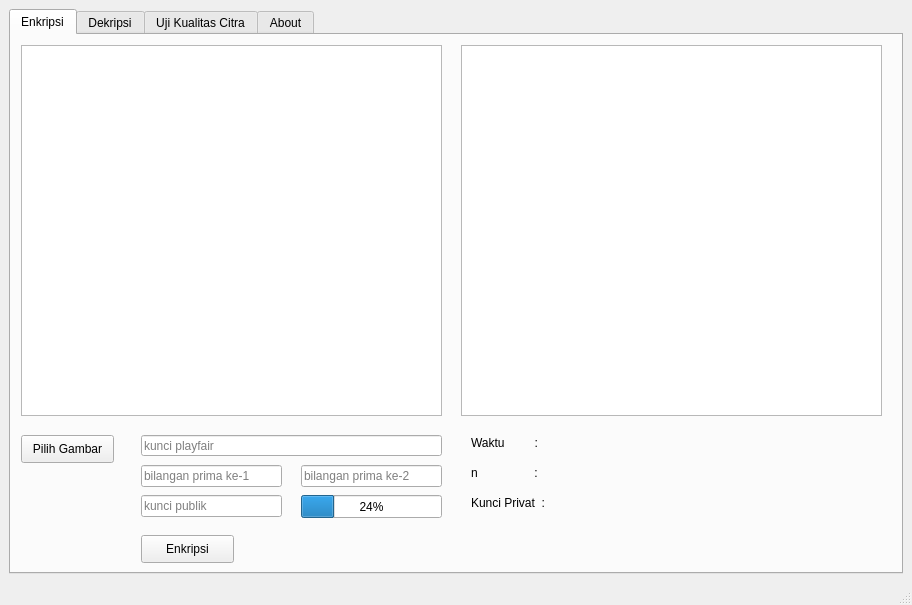
<?xml version="1.0" encoding="UTF-8"?>
<ui version="4.0">
 <class>MainWindow</class>
 <widget class="QMainWindow" name="MainWindow">
  <property name="geometry">
   <rect>
    <x>0</x>
    <y>0</y>
    <width>912</width>
    <height>605</height>
   </rect>
  </property>
  <property name="windowTitle">
   <string>MainWindow</string>
  </property>
  <widget class="QWidget" name="centralwidget">
   <layout class="QGridLayout" name="gridLayout">
    <item row="0" column="0">
     <widget class="QTabWidget" name="tabWidget">
      <property name="palette">
       <palette>
        <active>
         <colorrole role="Link">
          <brush brushstyle="SolidPattern">
           <color alpha="255">
            <red>255</red>
            <green>255</green>
            <blue>0</blue>
           </color>
          </brush>
         </colorrole>
        </active>
        <inactive>
         <colorrole role="Link">
          <brush brushstyle="SolidPattern">
           <color alpha="255">
            <red>0</red>
            <green>0</green>
            <blue>255</blue>
           </color>
          </brush>
         </colorrole>
        </inactive>
        <disabled>
         <colorrole role="Link">
          <brush brushstyle="SolidPattern">
           <color alpha="255">
            <red>0</red>
            <green>0</green>
            <blue>255</blue>
           </color>
          </brush>
         </colorrole>
        </disabled>
       </palette>
      </property>
      <property name="currentIndex">
       <number>0</number>
      </property>
      <widget class="QWidget" name="tab_2">
       <attribute name="title">
        <string>Enkripsi</string>
       </attribute>
       <widget class="QGraphicsView" name="encGraphicsView">
        <property name="geometry">
         <rect>
          <x>10</x>
          <y>10</y>
          <width>421</width>
          <height>371</height>
         </rect>
        </property>
       </widget>
       <widget class="QGraphicsView" name="encGraphicsView2">
        <property name="geometry">
         <rect>
          <x>450</x>
          <y>10</y>
          <width>421</width>
          <height>371</height>
         </rect>
        </property>
       </widget>
       <widget class="QPushButton" name="encOpenBtn">
        <property name="geometry">
         <rect>
          <x>10</x>
          <y>400</y>
          <width>93</width>
          <height>28</height>
         </rect>
        </property>
        <property name="text">
         <string>Pilih Gambar</string>
        </property>
       </widget>
       <widget class="QLineEdit" name="encKeyPlayfair">
        <property name="geometry">
         <rect>
          <x>130</x>
          <y>400</y>
          <width>301</width>
          <height>21</height>
         </rect>
        </property>
        <property name="placeholderText">
         <string>kunci playfair</string>
        </property>
       </widget>
       <widget class="QLineEdit" name="encPrimeLE1">
        <property name="geometry">
         <rect>
          <x>130</x>
          <y>430</y>
          <width>141</width>
          <height>22</height>
         </rect>
        </property>
        <property name="placeholderText">
         <string>bilangan prima ke-1</string>
        </property>
       </widget>
       <widget class="QLineEdit" name="encPrimeLE2">
        <property name="geometry">
         <rect>
          <x>290</x>
          <y>430</y>
          <width>141</width>
          <height>22</height>
         </rect>
        </property>
        <property name="placeholderText">
         <string>bilangan prima ke-2</string>
        </property>
       </widget>
       <widget class="QLabel" name="label">
        <property name="geometry">
         <rect>
          <x>460</x>
          <y>400</y>
          <width>81</width>
          <height>16</height>
         </rect>
        </property>
        <property name="text">
         <string>Waktu         :</string>
        </property>
       </widget>
       <widget class="QLineEdit" name="encKeyPublic">
        <property name="geometry">
         <rect>
          <x>130</x>
          <y>460</y>
          <width>141</width>
          <height>22</height>
         </rect>
        </property>
        <property name="placeholderText">
         <string>kunci publik</string>
        </property>
       </widget>
       <widget class="QLabel" name="label_2">
        <property name="geometry">
         <rect>
          <x>460</x>
          <y>430</y>
          <width>81</width>
          <height>16</height>
         </rect>
        </property>
        <property name="text">
         <string>n                 :</string>
        </property>
       </widget>
       <widget class="QLabel" name="label_3">
        <property name="geometry">
         <rect>
          <x>460</x>
          <y>460</y>
          <width>91</width>
          <height>16</height>
         </rect>
        </property>
        <property name="text">
         <string>Kunci Privat  :</string>
        </property>
       </widget>
       <widget class="QProgressBar" name="progressBar">
        <property name="geometry">
         <rect>
          <x>290</x>
          <y>460</y>
          <width>141</width>
          <height>23</height>
         </rect>
        </property>
        <property name="value">
         <number>24</number>
        </property>
       </widget>
       <widget class="QPushButton" name="encBtn">
        <property name="geometry">
         <rect>
          <x>130</x>
          <y>500</y>
          <width>93</width>
          <height>28</height>
         </rect>
        </property>
        <property name="text">
         <string>Enkripsi</string>
        </property>
       </widget>
       <widget class="QLabel" name="encTimeLbl">
        <property name="geometry">
         <rect>
          <x>550</x>
          <y>400</y>
          <width>141</width>
          <height>16</height>
         </rect>
        </property>
        <property name="text">
         <string/>
        </property>
       </widget>
       <widget class="QLabel" name="nLbl">
        <property name="geometry">
         <rect>
          <x>550</x>
          <y>430</y>
          <width>141</width>
          <height>16</height>
         </rect>
        </property>
        <property name="text">
         <string/>
        </property>
       </widget>
       <widget class="QLabel" name="encPrivatLbl">
        <property name="geometry">
         <rect>
          <x>550</x>
          <y>460</y>
          <width>141</width>
          <height>16</height>
         </rect>
        </property>
        <property name="text">
         <string/>
        </property>
       </widget>
      </widget>
      <widget class="QWidget" name="tab_3">
       <attribute name="title">
        <string>Dekripsi</string>
       </attribute>
       <widget class="QGraphicsView" name="decGraphicsView">
        <property name="geometry">
         <rect>
          <x>10</x>
          <y>10</y>
          <width>421</width>
          <height>371</height>
         </rect>
        </property>
       </widget>
       <widget class="QGraphicsView" name="decGraphicsView2">
        <property name="geometry">
         <rect>
          <x>450</x>
          <y>10</y>
          <width>421</width>
          <height>371</height>
         </rect>
        </property>
       </widget>
       <widget class="QPushButton" name="decOpenBtn">
        <property name="geometry">
         <rect>
          <x>10</x>
          <y>400</y>
          <width>93</width>
          <height>28</height>
         </rect>
        </property>
        <property name="text">
         <string>pilih gambar</string>
        </property>
       </widget>
       <widget class="QLineEdit" name="decKeyPlayfair">
        <property name="geometry">
         <rect>
          <x>130</x>
          <y>400</y>
          <width>301</width>
          <height>21</height>
         </rect>
        </property>
        <property name="placeholderText">
         <string>kunci playfair</string>
        </property>
       </widget>
       <widget class="QLineEdit" name="decNLE">
        <property name="geometry">
         <rect>
          <x>130</x>
          <y>430</y>
          <width>141</width>
          <height>22</height>
         </rect>
        </property>
        <property name="text">
         <string/>
        </property>
        <property name="placeholderText">
         <string>nilai n</string>
        </property>
       </widget>
       <widget class="QLineEdit" name="decPrivateLE">
        <property name="geometry">
         <rect>
          <x>290</x>
          <y>430</y>
          <width>141</width>
          <height>22</height>
         </rect>
        </property>
        <property name="placeholderText">
         <string>knci private</string>
        </property>
       </widget>
       <widget class="QPushButton" name="decBtn">
        <property name="geometry">
         <rect>
          <x>130</x>
          <y>460</y>
          <width>93</width>
          <height>28</height>
         </rect>
        </property>
        <property name="text">
         <string>Dekripsi</string>
        </property>
       </widget>
       <widget class="QProgressBar" name="progressBar_2">
        <property name="geometry">
         <rect>
          <x>290</x>
          <y>460</y>
          <width>141</width>
          <height>23</height>
         </rect>
        </property>
        <property name="value">
         <number>24</number>
        </property>
       </widget>
       <widget class="QLabel" name="label_5">
        <property name="geometry">
         <rect>
          <x>460</x>
          <y>400</y>
          <width>81</width>
          <height>16</height>
         </rect>
        </property>
        <property name="text">
         <string>Waktu          :</string>
        </property>
       </widget>
       <widget class="QLabel" name="decTimeLbl">
        <property name="geometry">
         <rect>
          <x>550</x>
          <y>400</y>
          <width>47</width>
          <height>13</height>
         </rect>
        </property>
        <property name="text">
         <string/>
        </property>
       </widget>
      </widget>
      <widget class="QWidget" name="tab_4">
       <attribute name="title">
        <string>Uji Kualitas Citra</string>
       </attribute>
       <widget class="QGraphicsView" name="ujiGraphicsView">
        <property name="geometry">
         <rect>
          <x>10</x>
          <y>10</y>
          <width>421</width>
          <height>371</height>
         </rect>
        </property>
       </widget>
       <widget class="QGraphicsView" name="ujiGraphicsView2">
        <property name="geometry">
         <rect>
          <x>450</x>
          <y>10</y>
          <width>421</width>
          <height>371</height>
         </rect>
        </property>
       </widget>
       <widget class="QPushButton" name="ujiOpenBtn">
        <property name="geometry">
         <rect>
          <x>10</x>
          <y>390</y>
          <width>93</width>
          <height>28</height>
         </rect>
        </property>
        <property name="text">
         <string>Pilih Gambar</string>
        </property>
       </widget>
       <widget class="QPushButton" name="ujiOpenBtn2">
        <property name="geometry">
         <rect>
          <x>450</x>
          <y>390</y>
          <width>93</width>
          <height>28</height>
         </rect>
        </property>
        <property name="text">
         <string>Pilih Gambar</string>
        </property>
       </widget>
       <widget class="QLabel" name="label_4">
        <property name="geometry">
         <rect>
          <x>460</x>
          <y>430</y>
          <width>55</width>
          <height>16</height>
         </rect>
        </property>
        <property name="text">
         <string>nilai NC    :</string>
        </property>
       </widget>
       <widget class="QPushButton" name="ujiNcBtn">
        <property name="geometry">
         <rect>
          <x>10</x>
          <y>430</y>
          <width>93</width>
          <height>28</height>
         </rect>
        </property>
        <property name="text">
         <string>Hitung</string>
        </property>
       </widget>
       <widget class="QLabel" name="ncLbl">
        <property name="geometry">
         <rect>
          <x>520</x>
          <y>470</y>
          <width>55</width>
          <height>16</height>
         </rect>
        </property>
        <property name="text">
         <string/>
        </property>
       </widget>
       <widget class="QLabel" name="ujiLbl">
        <property name="geometry">
         <rect>
          <x>530</x>
          <y>430</y>
          <width>81</width>
          <height>16</height>
         </rect>
        </property>
        <property name="text">
         <string/>
        </property>
       </widget>
      </widget>
      <widget class="QWidget" name="tab">
       <attribute name="title">
        <string>About</string>
       </attribute>
       <widget class="QLabel" name="label_6">
        <property name="geometry">
         <rect>
          <x>20</x>
          <y>20</y>
          <width>341</width>
          <height>16</height>
         </rect>
        </property>
        <property name="font">
         <font>
          <pointsize>14</pointsize>
         </font>
        </property>
        <property name="text">
         <string>APLIKASI INI</string>
        </property>
       </widget>
       <widget class="QLabel" name="label_7">
        <property name="geometry">
         <rect>
          <x>20</x>
          <y>50</y>
          <width>861</width>
          <height>431</height>
         </rect>
        </property>
        <property name="text">
         <string>asdas vdwerfaet
 vecasdcwairuegrnsifzkjenwjwfsnkjefnawsegrobejnskilfagwiwenlisfkvjbfekwjabgkrsd vnalkgwebgvldejkwgajksdfnvkjewkjfbvkj</string>
        </property>
       </widget>
      </widget>
     </widget>
    </item>
   </layout>
  </widget>
  <widget class="QStatusBar" name="statusbar"/>
 </widget>
 <resources/>
 <connections/>
</ui>
